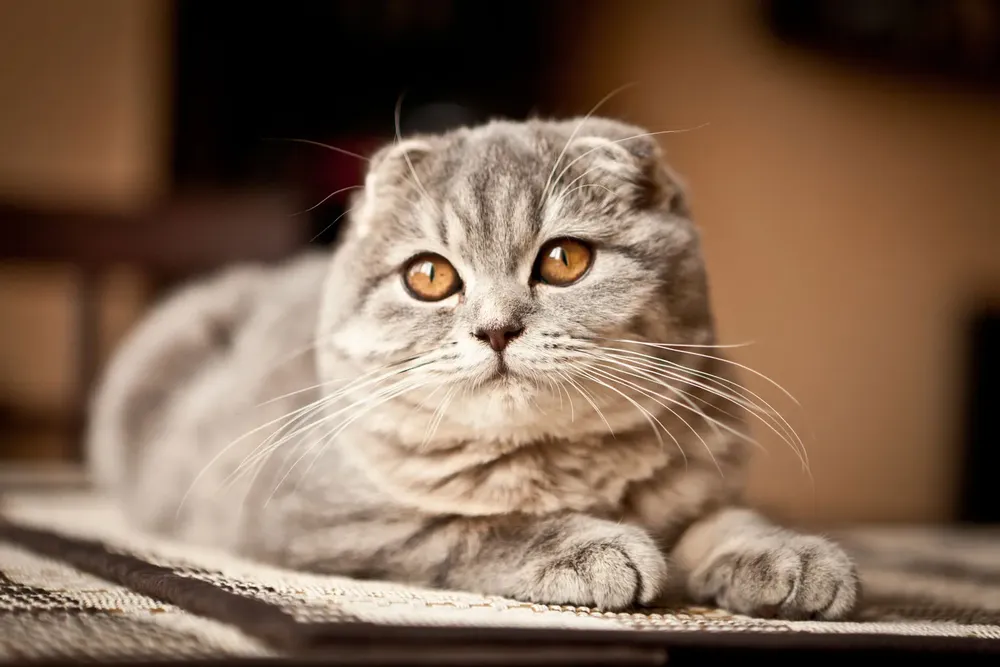
#> input picture Scottish-fold-cat.webp, 1000 x 667 px, shrunk from 1600 x 1067 before the run
$ python 'Harris Corner Detector.py'
#> lines starting #> are read from the running program, lines starting #| are printed output that depends on the picture; after the words box and inside, x2 and y2 are one past the last pixel; in counts of white or black regions, pixels touching at a corner belong together
################################################# Assignment 2 by 2021-SE-09  ###########################################
# Import necessary libraries
import cv2
import numpy as np
from matplotlib import pyplot as plt
from google.colab.patches import cv2_imshow
from google.colab import files

# Upload the image
print("Upload an image:")
uploaded = files.upload()
#> the answer given: Scottish-fold-cat.webp
image_path = list(uploaded.keys())[0]

# Read the image
# Convert it to grayscale since Harris Corner Detection works on single-channel images
image = cv2.imread(image_path)
#> image is the input picture: shape (667, 1000, 3); mean B, G, R 81.7, 100.8, 125.8
gray_image = cv2.cvtColor(image, cv2.COLOR_BGR2GRAY)
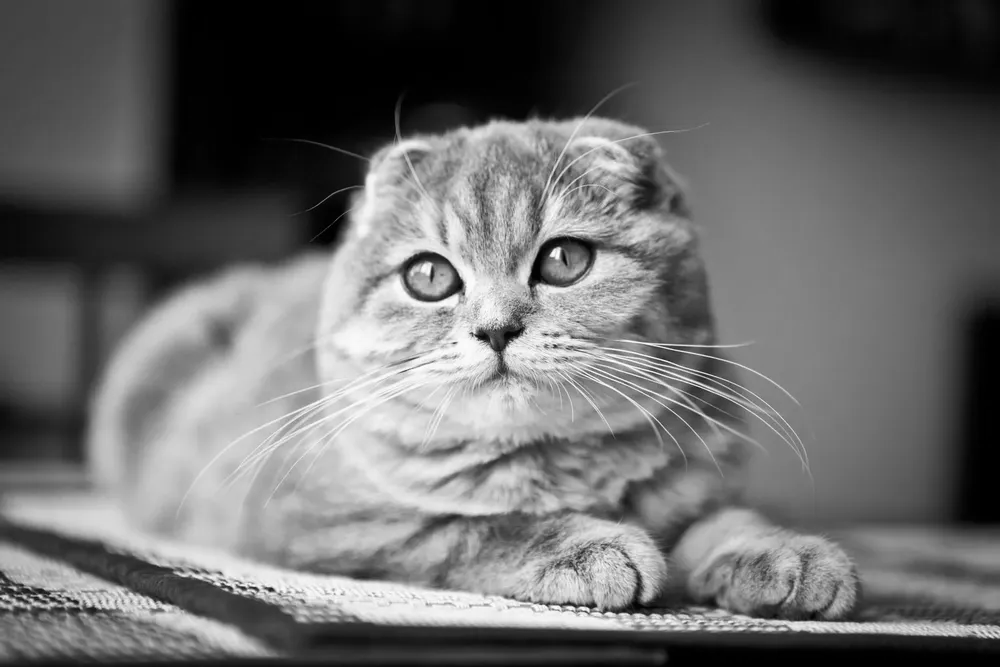
#> gray_image: shape (667, 1000); min 0, max 254, mean 106.1

# Convert the image to float32, as required by the Harris algorithm
gray_image_float = np.float32(gray_image)

# Apply the Harris corner detector
# blockSize: size of the neighborhood considered for corner detection
# ksize: aperture parameter of the Sobel derivative used
# k: Harris detector free parameter in the equation (sensitivity factor, typically 0.04-0.06)
block_size = 2
aperture_size = 3
k = 0.04
harris_response = cv2.cornerHarris(gray_image_float, blockSize=block_size, ksize=aperture_size, k=k)

# Dilate the response to mark the corners more visibly
harris_response_dilated = cv2.dilate(harris_response, None)
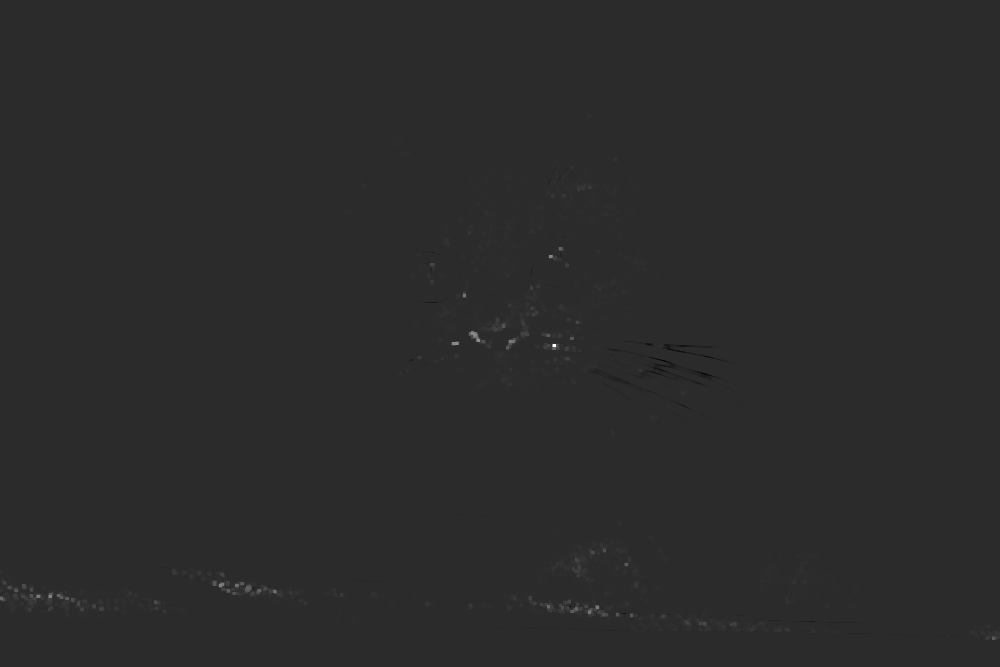
#> harris_response_dilated: shape (667, 1000) float32; min -8352771, max 40385328, mean 31335.2; drawn with min black and max white

# Threshold the response to identify strong corners
threshold = 0.01 * harris_response.max()  # Keep only responses greater than 1% of max response
#> threshold = 403853.3
image_with_corners = image.copy()
image_with_corners[harris_response > threshold] = [0, 0, 255]  # Mark corners in red
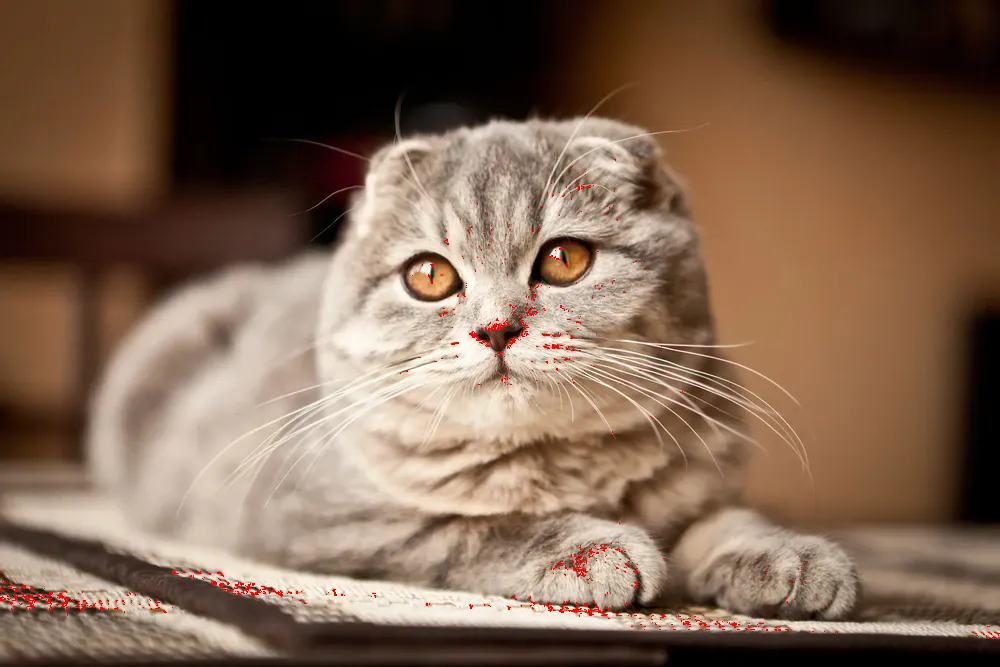
#> image_with_corners: shape (667, 1000, 3); 0.42% of pixels changed, all inside (x1, y1, x2, y2) = (0, 115, 1000, 639)

# Display the original and corner-detected images
print("Original Image:")
cv2_imshow(image)

print("Harris Corner Detection:")
cv2_imshow(image_with_corners)

# Plot the Harris response map using Matplotlib
plt.figure(figsize=(10, 6))
plt.title("Harris Response Map")
plt.imshow(harris_response, cmap='gray')
plt.colorbar()
plt.show()
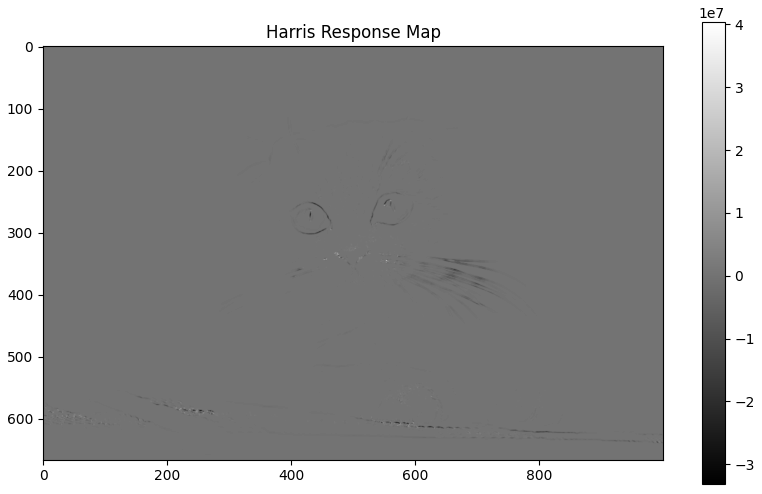
#> figure drawn by matplotlib, 2 panels
